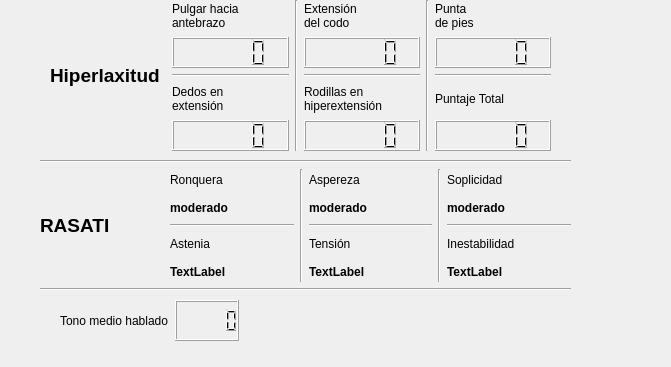
    <widget class="QWidget" name="tab3">
     <property name="geometry">
      <rect>
       <x>0</x>
       <y>0</y>
       <width>671</width>
       <height>367</height>
      </rect>
     </property>
     <attribute name="label">
      <string>Hiperlaxitud, RASATI y tono media hablado</string>
     </attribute>
     <widget class="QWidget" name="layoutWidget_2">
      <property name="geometry">
       <rect>
        <x>50</x>
        <y>0</y>
        <width>501</width>
        <height>151</height>
       </rect>
      </property>
      <layout class="QGridLayout" name="gridLayout_5">
       <item row="2" column="1">
        <widget class="Line" name="line_14">
         <property name="orientation">
          <enum>Qt::Horizontal</enum>
         </property>
        </widget>
       </item>
       <item row="0" column="5">
        <widget class="QLabel" name="label_28">
         <property name="text">
          <string>Punta
de pies</string>
         </property>
        </widget>
       </item>
       <item row="2" column="3">
        <widget class="Line" name="line_2">
         <property name="orientation">
          <enum>Qt::Horizontal</enum>
         </property>
        </widget>
       </item>
       <item row="0" column="4" rowspan="5">
        <widget class="Line" name="line_13">
         <property name="orientation">
          <enum>Qt::Vertical</enum>
         </property>
        </widget>
       </item>
       <item row="0" column="3">
        <widget class="QLabel" name="label_31">
         <property name="text">
          <string>Extensión
del codo</string>
         </property>
        </widget>
       </item>
       <item row="0" column="1">
        <widget class="QLabel" name="label_30">
         <property name="text">
          <string>Pulgar hacia
antebrazo</string>
         </property>
        </widget>
       </item>
       <item row="3" column="1">
        <widget class="QLabel" name="label_32">
         <property name="text">
          <string>Dedos en
extensión</string>
         </property>
        </widget>
       </item>
       <item row="3" column="3">
        <widget class="QLabel" name="label_33">
         <property name="text">
          <string>Rodillas en
hiperextensión</string>
         </property>
        </widget>
       </item>
       <item row="3" column="5">
        <widget class="QLabel" name="label_34">
         <property name="text">
          <string>Puntaje Total</string>
         </property>
        </widget>
       </item>
       <item row="4" column="5">
        <widget class="QLCDNumber" name="lcdhpt">
         <property name="font">
          <font>
           <weight>75</weight>
           <bold>true</bold>
          </font>
         </property>
        </widget>
       </item>
       <item row="4" column="1">
        <widget class="QLCDNumber" name="lcdhde">
         <property name="font">
          <font>
           <weight>75</weight>
           <bold>true</bold>
          </font>
         </property>
        </widget>
       </item>
       <item row="1" column="3">
        <widget class="QLCDNumber" name="lcdhec">
         <property name="font">
          <font>
           <weight>75</weight>
           <bold>true</bold>
          </font>
         </property>
        </widget>
       </item>
       <item row="1" column="1">
        <widget class="QLCDNumber" name="lcdhpa">
         <property name="font">
          <font>
           <weight>75</weight>
           <bold>true</bold>
          </font>
         </property>
        </widget>
       </item>
       <item row="0" column="2" rowspan="5">
        <widget class="Line" name="line">
         <property name="orientation">
          <enum>Qt::Vertical</enum>
         </property>
        </widget>
       </item>
       <item row="1" column="5">
        <widget class="QLCDNumber" name="lcdhpp">
         <property name="font">
          <font>
           <weight>75</weight>
           <bold>true</bold>
          </font>
         </property>
        </widget>
       </item>
       <item row="0" column="0" rowspan="5">
        <widget class="QLabel" name="label_29">
         <property name="font">
          <font>
           <pointsize>14</pointsize>
           <weight>75</weight>
           <bold>true</bold>
          </font>
         </property>
         <property name="text">
          <string>Hiperlaxitud</string>
         </property>
        </widget>
       </item>
       <item row="4" column="3">
        <widget class="QLCDNumber" name="lcdhrh">
         <property name="font">
          <font>
           <weight>75</weight>
           <bold>true</bold>
          </font>
         </property>
        </widget>
       </item>
       <item row="2" column="5">
        <widget class="Line" name="line_15">
         <property name="orientation">
          <enum>Qt::Horizontal</enum>
         </property>
        </widget>
       </item>
      </layout>
     </widget>
     <widget class="QWidget" name="layoutWidget_3">
      <property name="geometry">
       <rect>
        <x>40</x>
        <y>160</y>
        <width>531</width>
        <height>131</height>
       </rect>
      </property>
      <layout class="QGridLayout" name="gridLayout_6">
       <item row="3" column="4" rowspan="5">
        <widget class="Line" name="line_17">
         <property name="orientation">
          <enum>Qt::Vertical</enum>
         </property>
        </widget>
       </item>
       <item row="6" column="3">
        <widget class="QLabel" name="label_40">
         <property name="text">
          <string>Tensión</string>
         </property>
        </widget>
       </item>
       <item row="6" column="5">
        <widget class="QLabel" name="label_41">
         <property name="text">
          <string>Inestabilidad</string>
         </property>
        </widget>
       </item>
       <item row="3" column="3">
        <widget class="QLabel" name="label_38">
         <property name="text">
          <string>Aspereza</string>
         </property>
        </widget>
       </item>
       <item row="6" column="1">
        <widget class="QLabel" name="label_39">
         <property name="text">
          <string>Astenia</string>
         </property>
        </widget>
       </item>
       <item row="3" column="1">
        <widget class="QLabel" name="label_37">
         <property name="text">
          <string>Ronquera</string>
         </property>
        </widget>
       </item>
       <item row="3" column="5">
        <widget class="QLabel" name="label_35">
         <property name="text">
          <string>Soplicidad</string>
         </property>
        </widget>
       </item>
       <item row="7" column="5">
        <widget class="QLabel" name="labelri">
         <property name="font">
          <font>
           <weight>75</weight>
           <bold>true</bold>
          </font>
         </property>
         <property name="text">
          <string>TextLabel</string>
         </property>
        </widget>
       </item>
       <item row="4" column="3">
        <widget class="QLabel" name="labelra">
         <property name="font">
          <font>
           <weight>75</weight>
           <bold>true</bold>
          </font>
         </property>
         <property name="text">
          <string>moderado</string>
         </property>
        </widget>
       </item>
       <item row="7" column="1">
        <widget class="QLabel" name="labelras">
         <property name="font">
          <font>
           <weight>75</weight>
           <bold>true</bold>
          </font>
         </property>
         <property name="text">
          <string>TextLabel</string>
         </property>
        </widget>
       </item>
       <item row="0" column="0" colspan="6">
        <widget class="Line" name="line_16">
         <property name="orientation">
          <enum>Qt::Horizontal</enum>
         </property>
        </widget>
       </item>
       <item row="3" column="0" rowspan="5">
        <widget class="QLabel" name="label_36">
         <property name="font">
          <font>
           <pointsize>14</pointsize>
           <weight>75</weight>
           <bold>true</bold>
          </font>
         </property>
         <property name="text">
          <string>RASATI</string>
         </property>
        </widget>
       </item>
       <item row="4" column="1">
        <widget class="QLabel" name="labelrr">
         <property name="font">
          <font>
           <weight>75</weight>
           <bold>true</bold>
          </font>
         </property>
         <property name="text">
          <string>moderado</string>
         </property>
        </widget>
       </item>
       <item row="4" column="5">
        <widget class="QLabel" name="labelrs">
         <property name="font">
          <font>
           <weight>75</weight>
           <bold>true</bold>
          </font>
         </property>
         <property name="text">
          <string>moderado</string>
         </property>
        </widget>
       </item>
       <item row="5" column="1">
        <widget class="Line" name="line_20">
         <property name="orientation">
          <enum>Qt::Horizontal</enum>
         </property>
        </widget>
       </item>
       <item row="5" column="3">
        <widget class="Line" name="line_18">
         <property name="orientation">
          <enum>Qt::Horizontal</enum>
         </property>
        </widget>
       </item>
       <item row="7" column="3">
        <widget class="QLabel" name="labelrt">
         <property name="font">
          <font>
           <weight>75</weight>
           <bold>true</bold>
          </font>
         </property>
         <property name="text">
          <string>TextLabel</string>
         </property>
        </widget>
       </item>
       <item row="5" column="5">
        <widget class="Line" name="line_19">
         <property name="orientation">
          <enum>Qt::Horizontal</enum>
         </property>
        </widget>
       </item>
       <item row="3" column="2" rowspan="5">
        <widget class="Line" name="line_21">
         <property name="orientation">
          <enum>Qt::Vertical</enum>
         </property>
        </widget>
       </item>
       <item row="8" column="0" colspan="6">
        <widget class="Line" name="line_22">
         <property name="orientation">
          <enum>Qt::Horizontal</enum>
         </property>
        </widget>
       </item>
      </layout>
     </widget>
     <widget class="QWidget" name="layoutWidget">
      <property name="geometry">
       <rect>
        <x>60</x>
        <y>300</y>
        <width>501</width>
        <height>41</height>
       </rect>
      </property>
      <layout class="QHBoxLayout" name="horizontalLayout">
       <item>
        <widget class="QLabel" name="label_42">
         <property name="text">
          <string>Tono medio hablado</string>
         </property>
        </widget>
       </item>
       <item>
        <widget class="QLCDNumber" name="lcdtmh">
         <property name="font">
          <font>
           <pointsize>12</pointsize>
           <weight>75</weight>
           <bold>true</bold>
          </font>
         </property>
        </widget>
       </item>
       <item>
        <spacer name="horizontalSpacer">
         <property name="orientation">
          <enum>Qt::Horizontal</enum>
         </property>
         <property name="sizeHint" stdset="0">
          <size>
           <width>168</width>
           <height>20</height>
          </size>
         </property>
        </spacer>
       </item>
      </layout>
     </widget>
     <zorder>layoutWidget_2</zorder>
     <zorder>layoutWidget_3</zorder>
     <zorder>layoutWidget</zorder>
     <zorder>label_42</zorder>
    </widget>
